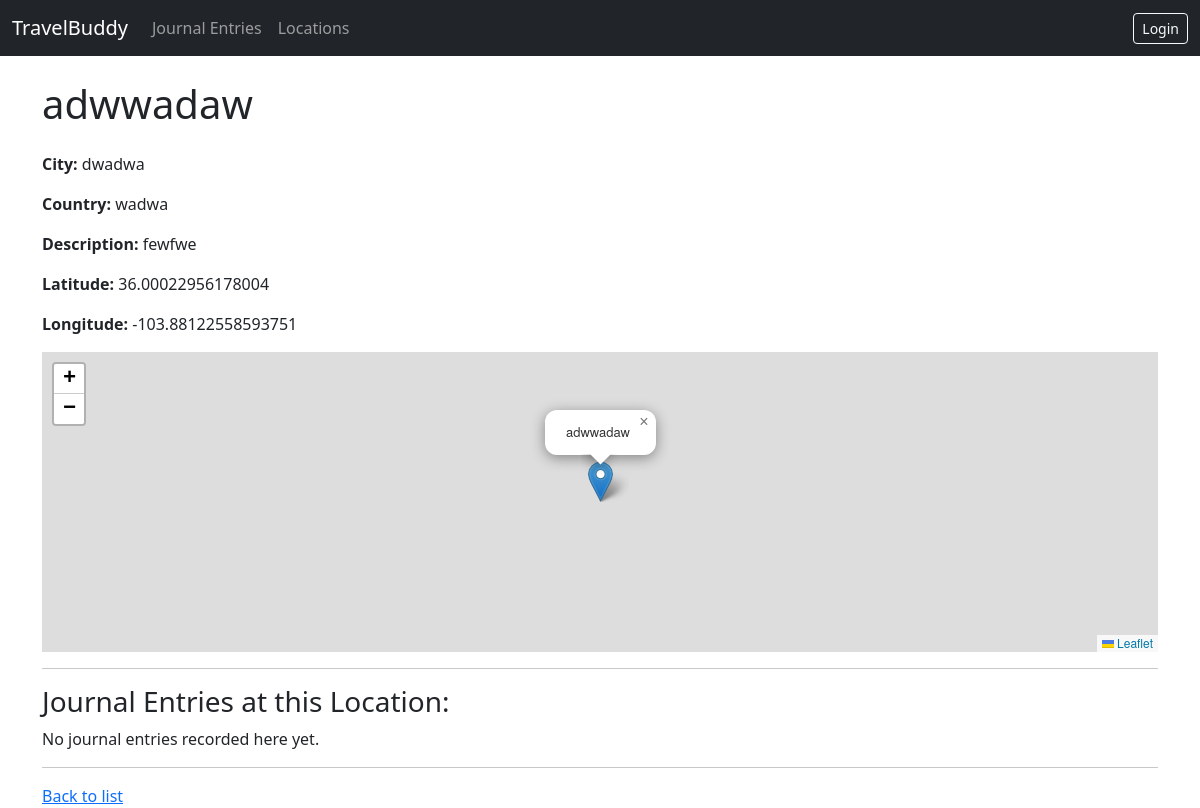
Page /project/location/5/ on the committed database.
### project/models.py (models this page shows, shortened)
class Location(models.Model):
    name = models.CharField(max_length=100)
    description = models.TextField()
    latitude = models.FloatField(null=True, blank=True)
    longitude = models.FloatField(null=True, blank=True)
    country = models.CharField(max_length=100)
    city = models.CharField(max_length=100)

### project/views.py (the view)
# urls.py: path('location/<int:pk>/', views.LocationDetailView.as_view(), name='location-detail'),
class LocationDetailView(generic.DetailView):
    model = Location
    context_object_name = 'location'
    template_name = 'project/location_detail.html'

### project/templates/project/location_detail.html (shortened to what this page needs)
{% extends "project/base.html" %}
{% block header %}{{ location.name }}{% endblock %}
{% block content %}
    <p><strong>City:</strong> {{ location.city }}</p>
    <p><strong>Country:</strong> {{ location.country }}</p>
    <p><strong>Description:</strong> {{ location.description|default:"N/A"|linebreaksbr }}</p>
    <p><strong>Latitude:</strong> {{ location.latitude|default:"N/A" }}</p>
    <p><strong>Longitude:</strong> {{ location.longitude|default:"N/A" }}</p>
    {% if location.latitude and location.longitude %}
    <div id="map" style="height: 300px; margin-bottom: 1em;"></div>
    <link rel="stylesheet" href="https://unpkg.com/leaflet/dist/leaflet.css" />
    {% endif %}
    <hr>
    <h3>Journal Entries at this Location:</h3>
    {% with entries=location.journalentry_set.all %}
        {% if entries %}
            <ul>
            {% for entry in entries %}
                <li>
                  <a href="{% url 'project:entry-detail' pk=entry.pk %}">{{ entry.title }}</a>
                  by {{ entry.user.username }}
                </li>
            {% endfor %}
            </ul>
        {% else %}
            <p>No journal entries recorded here yet.</p>
        {% endif %}
    {% endwith %}
    <hr>
    <a href="{% url 'project:location-list' %}">Back to list</a>
{% endblock %}

### project/templates/project/base.html (style rules this page uses)
body { padding-top: 56px; }

### rows in the picture
Location: name "adwwadaw", city "dwadwa", country "wadwa", description "fewfwe", latitude "36.00022956178004", longitude "-103.88122558593751"
